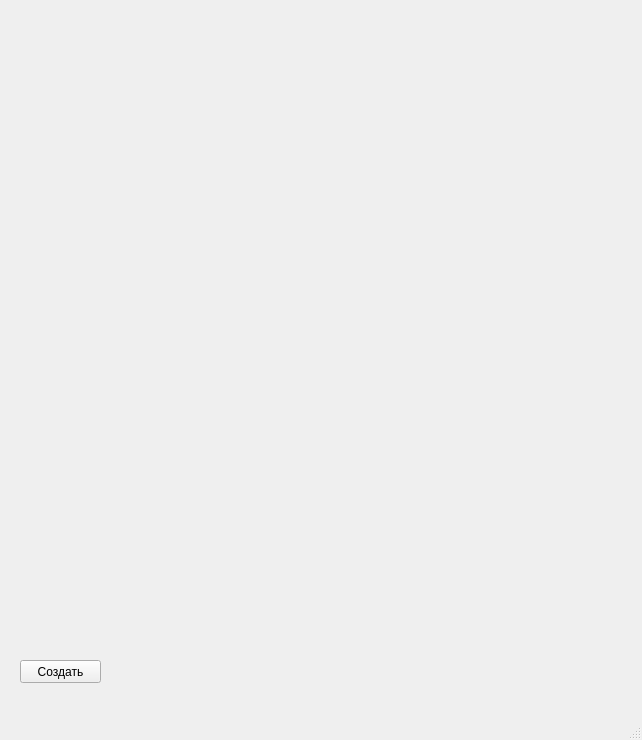
<?xml version="1.0" encoding="UTF-8"?>
<ui version="4.0">
 <class>MainWindow</class>
 <widget class="QMainWindow" name="MainWindow">
  <property name="geometry">
   <rect>
    <x>0</x>
    <y>0</y>
    <width>642</width>
    <height>740</height>
   </rect>
  </property>
  <property name="windowTitle">
   <string>MainWindow</string>
  </property>
  <widget class="QWidget" name="centralwidget">
   <widget class="QPushButton" name="pushButton">
    <property name="geometry">
     <rect>
      <x>20</x>
      <y>660</y>
      <width>81</width>
      <height>23</height>
     </rect>
    </property>
    <property name="text">
     <string>Создать</string>
    </property>
   </widget>
  </widget>
  <widget class="QMenuBar" name="menubar">
   <property name="geometry">
    <rect>
     <x>0</x>
     <y>0</y>
     <width>642</width>
     <height>21</height>
    </rect>
   </property>
  </widget>
  <widget class="QStatusBar" name="statusbar"/>
 </widget>
 <resources/>
 <connections/>
</ui>
